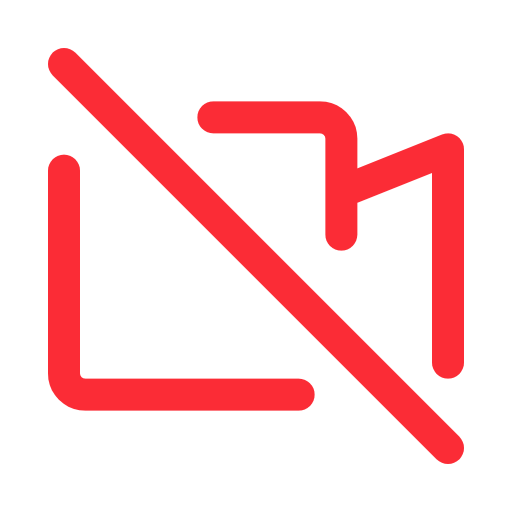
#> input picture img/cam_off.png, 1024 x 1024 px (shown at 1/2 size); its folder holds only this picture in this run
$ python -i client.py   (imports and definitions only)
#> lines starting #> are read from the running program, lines starting #| are printed output that depends on the picture
import socket
import threading
import cv2
import numpy as np
import math
import sys
import time
import base64
import pyaudio
import platform
import os
import random
import string
import tkinter as tk
from tkinter import simpledialog, messagebox, scrolledtext
from PIL import Image, ImageTk, ImageDraw

# =================================================================
# KONFIGURASI GLOBAL
# =================================================================
SERVER_LAN_IP = "172.27.250.207"   # Ganti dengan IP Server di LAN Anda
SERVER_LAN_PORT = 8000           # Port TCP Server di LAN
PINGGY_HOST = "zlizc-140-213-231-170.a.free.pinggy.link"
PINGGY_PORT = 46613               # Host & Port Pinggy

GRID_COLS = 3                   # Jumlah kolom grid video
THUMB_W, THUMB_H = 240, 180     # Ukuran thumbnail video

FIXED_UDP_PORT = 6001           # Port UDP untuk Video
FIXED_AUDIO_PORT = 6002         # Port UDP untuk Audio

# --- STATE VARIABLES ---
is_mic_on = True                # Status Mikrofon, True=On, False=Off
is_cam_on = True                # Status Kamera, True=On, False=Off
is_in_meeting = False           # Status Apakah Sedang di Meeting, False=Tidak

MY_NAME = ""                    # Nama Pengguna
MY_ROOM_TOKEN = ""              # Token Room Meeting

# Audio Config
FORMAT = pyaudio.paInt16    # Format Audio
CHANNELS = 1                # Mono
RATE = 8000                 # Sample Rate
CHUNK = 1024                # Ukuran Chunk

current_os = platform.system() # Deteksi OS: "Windows", "Linux", "Darwin" (Mac)
WIN_OUTPUT_INDEX = None        # Ganti dengan index output audio di Windows Anda, None jika tidak tahu/default
WIN_INPUT_INDEX = None         # Ganti dengan index input audio di Windows Anda, None jika tidak tahu/default

if current_os == "Linux":
    OUTPUT_INDEX = 13
    INPUT_INDEX = None
else:
    OUTPUT_INDEX = WIN_OUTPUT_INDEX
    INPUT_INDEX = WIN_INPUT_INDEX

# =================================================================
# SOCKET INIT
# =================================================================
# [7 lines not run here, left out]

sock_tcp = None         # TCP Socket (akan diinisialisasi saat connect)
peers = []              # List Teman (Peers) dalam meeting
active_feeds = {}       # Dictionary frame video aktif {ip_local: frame}
my_local_ip = ""        # <--- Variable untuk simpan IP Lokal kita
my_public_ip = ""       # <--- Variable untuk simpan IP Public kita

chat_display = None     # Text Area untuk chat
root_window = None      # Root Window Tkinter
video_label = None      # Label untuk tampilan video
p = None                # PyAudio Instance
input_stream = None     # Input Audio Stream
output_stream = None    # Output Audio Stream
cap = None              # Video Capture Object

img_mic_on = None       # Gambar ikon mic on
img_mic_off = None      # Gambar ikon mic off
img_cam_on = None       # Gambar ikon cam on
img_cam_off = None      # Gambar ikon cam off

# =================================================================
# FUNGSI UTILITAS
# =================================================================
# [7 lines left out: function get_local_ip, not called in this run]

def generate_token():
    return ''.join(random.choices(string.ascii_uppercase + string.digits, k=6)) # Generate 6 karakter untuk token

# =================================================================
# NETWORK LOGIC
# =================================================================
# [267 lines left out: functions connect_to_server, handle_tcp, send_chat_message, update_chat, receive_udp_video, receive_udp_audio and 2 more, not called in this run]

def start_meeting_gui():
    global chat_display, root_window, video_label, is_mic_on, is_cam_on
    # Tambahkan global img_input_bg dan img_send agar tidak hilang
    global img_mic_on, img_mic_off, img_cam_on, img_cam_off, img_exit, img_input_bg, img_send

    root_window = tk.Tk()
    root_window.title(f"Zoom Room: {MY_ROOM_TOKEN}")    # Judul window dengan token room
    root_window.geometry("1300x700")                    # Ukuran window

    base_folder = os.path.dirname(os.path.abspath(__file__))    # Folder dasar script
    img_folder = os.path.join(base_folder, "img")               # Folder gambar

    # --- CONFIG WARNA ---
    BTN_BG_ON_COLOR   = "#1e2939"   # Warna tombol aktif (mirip gambar referensi)
    BTN_BG_RED_COLOR  = "#ffa2a2"   # Warna tombol non-aktif (mirip gambar referensi)
    FRAME_BG_COLOR    = "#333333"   # Warna background frame kontrol bawah

    # Warna untuk Input Chat (Mirip gambar referensi)
    INPUT_BG_COLOR    = "#2b2b2b" # Abu-abu gelap untuk kapsul
    INPUT_TEXT_COLOR  = "#dddddd" # Teks putih abu
    RIGHT_PANEL_BG    = "#1e1e1e" # Background panel kanan kita gelapkan biar cocok

    try:
        # --- LOAD ICON SEBELUMNYA (MIC/CAM/EXIT) ---
        img_mic_on  = create_rounded_icon(os.path.join(img_folder, "mic_on.png"), size=(48, 48), icon_size=(24, 24), bg_color=BTN_BG_ON_COLOR)
#> in create_rounded_icon, `base = Image.new('RGBA', size, (0, 0, 0, 0))`: base: PIL image 48x48 RGBA; every value is 0
        img_mic_off = create_rounded_icon(os.path.join(img_folder, "mic_off.png"), size=(48, 48), icon_size=(24, 24), bg_color=BTN_BG_RED_COLOR)
        img_cam_on  = create_rounded_icon(os.path.join(img_folder, "cam_on.png"), size=(48, 48), icon_size=(24, 24), bg_color=BTN_BG_ON_COLOR)
        img_cam_off = create_rounded_icon(os.path.join(img_folder, "cam_off.png"), size=(48, 48), icon_size=(24, 24), bg_color=BTN_BG_RED_COLOR)
#> call 4 of create_rounded_icon, with path = 'img/cam_off.png', size = (48, 48), icon_size = (24, 24), bg_color = '#ffa2a2', radius = 15
#> in create_rounded_icon, icon is the input picture: PIL image 1024x1024 RGBA; mean R, G, B, A 50.6, 8.9, 10.9, 50.6
#> in create_rounded_icon (call 4), `icon = icon.resize(icon_size, Image.LANCZOS)`:
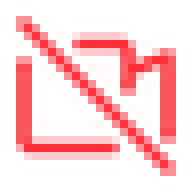
#> icon: PIL image 24x24 RGBA (shown 8 times larger); mean R, G, B, A 133, 21.5, 26.8, 52.1; transparent parts drawn white
#> in create_rounded_icon (call 4), `base.paste(icon, (center_x, center_y), icon)`:
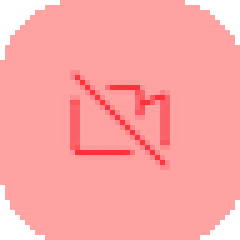
#> base: PIL image 48x48 RGBA (shown 5 times larger); mean R, G, B, A 236.6, 144.5, 145, 233.5; transparent parts drawn white
        img_exit    = create_rounded_icon(os.path.join(img_folder, "exit.png"), size=(48, 48), icon_size=(24, 24), bg_color=BTN_BG_RED_COLOR)

        # --- BARU: LOAD ICON SEND & INPUT BG ---
        # 1. Background Kapsul Input
        # Lebar disesuaikan dengan lebar panel kanan (dikurangi padding)
        img_input_bg = create_input_bg(width=280, height=40, bg_color=RIGHT_PANEL_BG, border_radius=20, fill_color=INPUT_BG_COLOR)

        # 2. Icon Send (Pesawat Kertas)
        raw_send = Image.open(os.path.join(img_folder, "send.png")).convert("RGBA")
        raw_send = raw_send.resize((20, 20), Image.LANCZOS)
        img_send = ImageTk.PhotoImage(raw_send)

    except Exception as e:
        messagebox.showerror("Warning", f"Gagal memuat gambar: {e}")
        return

    # --- LAYOUT GUI ---

    left_frame = tk.Frame(root_window, bg="black")
    left_frame.pack(side=tk.LEFT, fill=tk.BOTH, expand=True)

    # Ubah background kanan jadi gelap agar match dengan desain input
    right_frame = tk.Frame(root_window, width=300, bg=RIGHT_PANEL_BG)
    right_frame.pack(side=tk.RIGHT, fill=tk.Y)
    right_frame.pack_propagate(False) # Agar lebar tetap fixed 300px

    video_label = tk.Label(left_frame, bg="black")
    video_label.pack(fill=tk.BOTH, expand=True)

    # Header Room Token
    tk.Label(right_frame, text="Chat Room", font=("Arial", 12, "bold"),
             bg=RIGHT_PANEL_BG, fg="white").pack(fill=tk.X, pady=10)

    # Chat Area
    chat_display = scrolledtext.ScrolledText(right_frame, wrap=tk.WORD, width=30, height=20,
                                             bg=RIGHT_PANEL_BG, fg="white",
                                             bd=0, highlightthickness=0) # Hilangkan border
    chat_display.pack(padx=10, pady=5, fill=tk.BOTH, expand=True)

    # --- INPUT AREA CUSTOM (PILL SHAPE) ---

    # 1. Container Frame di bawah
    input_container = tk.Frame(right_frame, bg=RIGHT_PANEL_BG, height=60)
    input_container.pack(side=tk.BOTTOM, fill=tk.X, padx=10, pady=10)

    # 2. Label sebagai Background Gambar Kapsul
    bg_label = tk.Label(input_container, image=img_input_bg, bg=RIGHT_PANEL_BG, bd=0)
    bg_label.pack()

    entry_msg = tk.Entry(bg_label,
                         bg=INPUT_BG_COLOR,
                         fg=INPUT_TEXT_COLOR,
                         insertbackground="white",
                         bd=0,                   # Hapus border 3D
                         highlightthickness=0,   # <--- PENTING: Hapus outline hitam/fokus
                         font=("Arial", 11))

    # Placeholder Logic (Teks "Send a message")
    # [9 lines left out: functions on_entry_click, on_focus_out, not called in this run]

    entry_msg.insert(0, 'Send a message')
    entry_msg.config(fg='grey')
    entry_msg.bind('<FocusIn>', on_entry_click)
    entry_msg.bind('<FocusOut>', on_focus_out)

    # Fungsi Kirim Wrapper
    # [5 lines left out: function send_action, not called in this run]

    entry_msg.bind("<Return>", send_action)

    # --- PERUBAHAN POSISI ---
    # y=10 diubah jadi y=8 (agar naik sedikit ke atas)
    # height ditambah sedikit agar teks tidak terpotong bagian bawahnya
    entry_msg.place(x=15, y=8, width=220, height=24)

    # 4. Tombol Kirim (Icon Pesawat) ditaruh DI ATAS Label Background
    btn_send = tk.Button(bg_label,
                         image=img_send,
                         bg=INPUT_BG_COLOR,
                         activebackground=INPUT_BG_COLOR,
                         bd=0,
                         highlightthickness=0, # Hapus outline tombol juga
                         cursor="hand2",
                         command=send_action)

    # Atur posisi tombol di kanan kapsul
    # y=8 agar sejajar dengan teks input
    btn_send.place(x=245, y=8)

    # --- CONTROL FRAME BAWAH (MIC/CAM/EXIT) ---
    control_frame = tk.Frame(left_frame, bg=FRAME_BG_COLOR, height=80)
    control_frame.pack(side=tk.BOTTOM, fill=tk.X)
    control_frame.pack_propagate(False)

    # (Bagian tombol Mic/Cam/Exit tetap sama seperti kode sebelumnya...)
    if img_mic_on:
        btn_mic = tk.Button(control_frame, image=img_mic_on, bg=FRAME_BG_COLOR, activebackground=FRAME_BG_COLOR, borderwidth=0, highlightthickness=0, command=lambda: toggle_mic(btn_mic))
        btn_cam = tk.Button(control_frame, image=img_cam_on, bg=FRAME_BG_COLOR, activebackground=FRAME_BG_COLOR, borderwidth=0, highlightthickness=0, command=lambda: toggle_cam(btn_cam))
    else:
        btn_mic = tk.Button(control_frame, text="MIC ON", bg="lightgreen", width=10, command=lambda: toggle_mic(btn_mic))
        btn_cam = tk.Button(control_frame, text="CAM ON", bg="lightgreen", width=10, command=lambda: toggle_cam(btn_cam))

    btn_mic.pack(side=tk.LEFT, padx=(30, 15), pady=15)
    btn_cam.pack(side=tk.LEFT, padx=(15, 0), pady=15)

    if img_exit:
        btn_leave = tk.Button(control_frame, image=img_exit, bg=FRAME_BG_COLOR, activebackground=FRAME_BG_COLOR, borderwidth=0, highlightthickness=0, command=confirm_leave)
    else:
        btn_leave = tk.Button(control_frame, text="KELUAR", bg="red", fg="white", width=10, font=("Arial", 10, "bold"), command=confirm_leave)
    btn_leave.pack(side=tk.RIGHT, padx=20, pady=15)

    update_video_gui()

    root_window.protocol("WM_DELETE_WINDOW", lambda: sys.exit()) # Pastikan keluar total saat window ditutup
    root_window.mainloop()

def create_input_bg(width, height, bg_color, border_radius, fill_color):
    """
    Membuat background rounded rectangle (kapsul) untuk input field.
    """
#> called with width = 280, height = 40, bg_color = '#1e1e1e', border_radius = 20, fill_color = '#2b2b2b'
    image = Image.new('RGBA', (width, height), (0, 0, 0, 0))
#> image: PIL image 280x40 RGBA; every value is 0
    draw = ImageDraw.Draw(image)

    # Gambar rounded rect penuh
    draw.rounded_rectangle(
        [(0, 0), (width, height)],
        radius=border_radius,
        fill=fill_color
    )
    return ImageTk.PhotoImage(image)

def create_rounded_icon(path, size=(50, 50), icon_size=(24, 24), bg_color="#1e2939", radius=15):
    """
    Membuat gambar rounded rectangle dengan ikon di tengahnya.
    """
    # 1. Buat kanvas transparan
    # Ukuran size (50,50) memberikan padding otomatis dibanding icon_size (24,24)
    base = Image.new('RGBA', size, (0, 0, 0, 0))
    draw = ImageDraw.Draw(base)

    # 2. Gambar Rounded Rectangle (Background)
    # xy adalah koordinat bounding box [(0,0), (lebar, tinggi)]
    draw.rounded_rectangle([(0, 0), size], radius=radius, fill=bg_color)

    # 3. Load dan Resize Ikon Asli
    try:
        icon = Image.open(path).convert("RGBA")
        icon = icon.resize(icon_size, Image.LANCZOS)

        # 4. Hitung posisi tengah agar ada padding
        center_x = (size[0] - icon_size[0]) // 2
        center_y = (size[1] - icon_size[1]) // 2

        # 5. Tempel ikon di atas background
        base.paste(icon, (center_x, center_y), icon)

        return ImageTk.PhotoImage(base)
    except Exception as e:
        print(f"Error loading icon {path}: {e}")
        return None

# [19 lines left out: functions toggle_mic, toggle_cam, not called in this run]

def confirm_leave():
    if messagebox.askyesno("Konfirmasi", "Keluar dari meeting?"):
        leave_meeting()

# [105 lines left out: functions leave_meeting, update_video_gui, show_login_panel, start_main_app, not called in this run]
# [1 line not run here, left out]

>>> result = start_meeting_gui()

$ run again, on img/cam_on.png
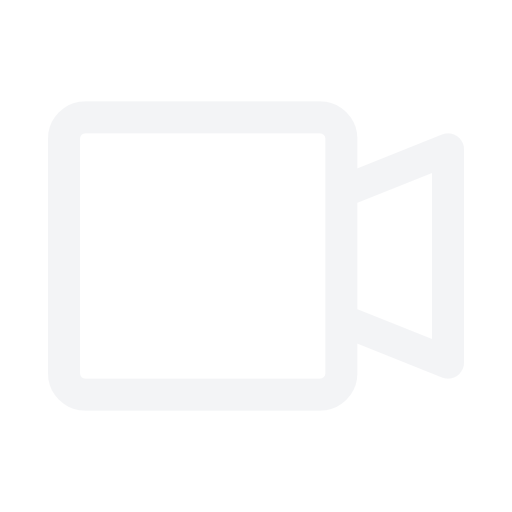
#> input picture img/cam_on.png, 1024 x 1024 px (shown at 1/2 size)
#> in create_rounded_icon, icon is the input picture: PIL image 1024x1024 RGBA; mean R, G, B, A 44.2, 44.4, 44.7, 45.9
#> in create_rounded_icon (call 3), `icon = icon.resize(icon_size, Image.LANCZOS)`:
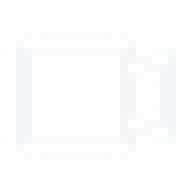
#> icon: PIL image 24x24 RGBA (shown 8 times larger); mean R, G, B, A 118.1, 118.3, 118.8, 47.6; transparent parts drawn white
#> in create_rounded_icon (call 3), `base.paste(icon, (center_x, center_y), icon)`:
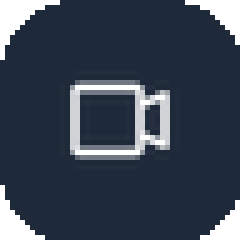
#> base: PIL image 48x48 RGBA (shown 5 times larger); mean R, G, B, A 38, 47.7, 61.9, 234.1; transparent parts drawn white
#> image: PIL image 280x40 RGBA; every value is 0

$ run again, on img/exit.png
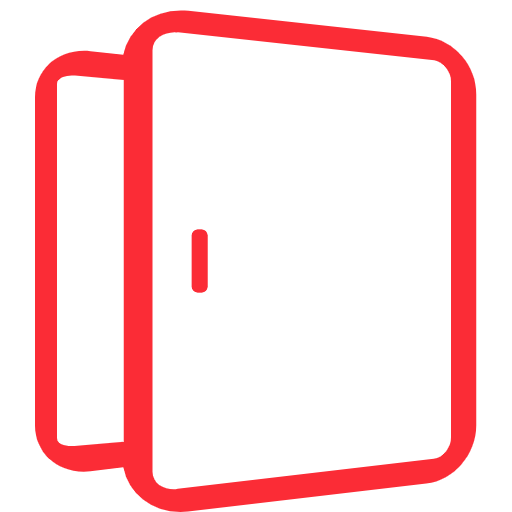
#> input picture img/exit.png, 512 x 512 px
#> in create_rounded_icon, icon is the input picture: PIL image 512x512 RGBA; mean R, G, B, A 49.6, 8.7, 10.7, 48.7
#> in create_rounded_icon (call 5), `icon = icon.resize(icon_size, Image.LANCZOS)`:
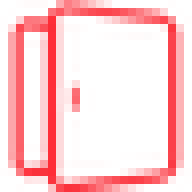
#> icon: PIL image 24x24 RGBA (shown 8 times larger); mean R, G, B, A 122.7, 18.9, 24.3, 52.2; transparent parts drawn white
#> in create_rounded_icon (call 5), `base.paste(icon, (center_x, center_y), icon)`:
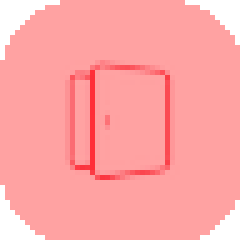
#> base: PIL image 48x48 RGBA (shown 5 times larger); mean R, G, B, A 236.6, 144.3, 144.9, 232.9; transparent parts drawn white
#> image: PIL image 280x40 RGBA; every value is 0

$ run again, on img/mic_off.png
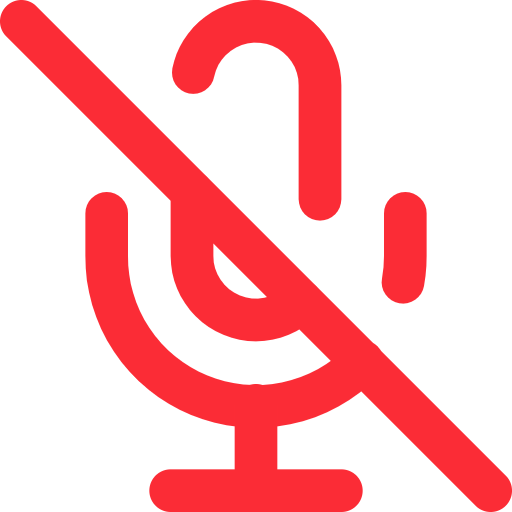
#> input picture img/mic_off.png, 1024 x 1024 px (shown at 1/2 size)
#> in create_rounded_icon, icon is the input picture: PIL image 1024x1024 RGBA; mean R, G, B, A 80.1, 14, 17.3, 80.3
#> in create_rounded_icon (call 2), `icon = icon.resize(icon_size, Image.LANCZOS)`:
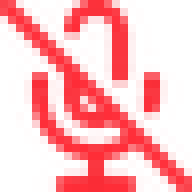
#> icon: PIL image 24x24 RGBA (shown 8 times larger); mean R, G, B, A 162.2, 25.4, 32, 80.5; transparent parts drawn white
#> in create_rounded_icon (call 2), `base.paste(icon, (center_x, center_y), icon)`:
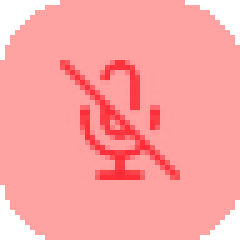
#> base: PIL image 48x48 RGBA (shown 5 times larger); mean R, G, B, A 236.5, 141.1, 142, 233.9; transparent parts drawn white
#> image: PIL image 280x40 RGBA; every value is 0
